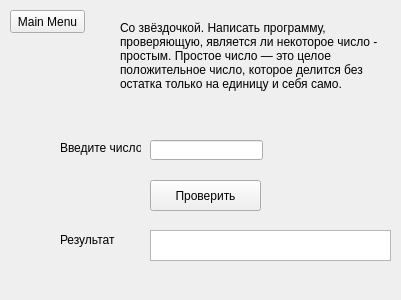
<?xml version="1.0" encoding="UTF-8"?>
<ui version="4.0">
 <class>task4</class>
 <widget class="QWidget" name="task4">
  <property name="geometry">
   <rect>
    <x>0</x>
    <y>0</y>
    <width>401</width>
    <height>300</height>
   </rect>
  </property>
  <property name="windowTitle">
   <string>Homework 4 - Task 4</string>
  </property>
  <widget class="QPushButton" name="mainMenu">
   <property name="geometry">
    <rect>
     <x>10</x>
     <y>10</y>
     <width>75</width>
     <height>23</height>
    </rect>
   </property>
   <property name="text">
    <string>Main Menu</string>
   </property>
  </widget>
  <widget class="QLabel" name="label">
   <property name="geometry">
    <rect>
     <x>120</x>
     <y>10</y>
     <width>261</width>
     <height>91</height>
    </rect>
   </property>
   <property name="text">
    <string>Со звёздочкой. Написать программу, проверяющую, является ли некоторое число - простым. Простое число — это целое положительное число, которое делится без остатка только на единицу и себя само.</string>
   </property>
   <property name="wordWrap">
    <bool>true</bool>
   </property>
  </widget>
  <widget class="QLineEdit" name="inputNum">
   <property name="geometry">
    <rect>
     <x>150</x>
     <y>140</y>
     <width>113</width>
     <height>20</height>
    </rect>
   </property>
  </widget>
  <widget class="QPlainTextEdit" name="Result">
   <property name="geometry">
    <rect>
     <x>150</x>
     <y>230</y>
     <width>241</width>
     <height>31</height>
    </rect>
   </property>
  </widget>
  <widget class="QPushButton" name="resultButton">
   <property name="geometry">
    <rect>
     <x>150</x>
     <y>180</y>
     <width>111</width>
     <height>31</height>
    </rect>
   </property>
   <property name="text">
    <string>Проверить</string>
   </property>
  </widget>
  <widget class="QLabel" name="label_2">
   <property name="geometry">
    <rect>
     <x>60</x>
     <y>140</y>
     <width>81</width>
     <height>16</height>
    </rect>
   </property>
   <property name="text">
    <string>Введите число</string>
   </property>
  </widget>
  <widget class="QLabel" name="label_3">
   <property name="geometry">
    <rect>
     <x>60</x>
     <y>230</y>
     <width>61</width>
     <height>20</height>
    </rect>
   </property>
   <property name="text">
    <string>Результат</string>
   </property>
  </widget>
 </widget>
 <resources/>
 <connections/>
</ui>
